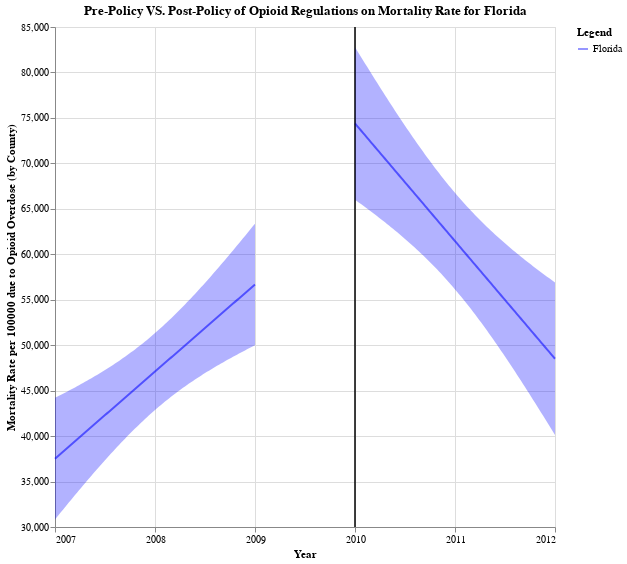

The code cell stored with this chart in its notebook:
### Code cell
# FL plot
pre_fl_fit = plotting_chart(
    2010, "blue", fl_policy_pre, "Prescription_Rate", "Year", legend="Florida", alpha=0.05
)
post_fl_fit = plotting_chart(
    2010, "blue", fl_policy_post, "Prescription_Rate", "Year", legend="Florida", alpha=0.05
)
final = pre_fl_fit + post_fl_fit

final.properties(
    title="Pre-Policy VS. Post-Policy of Opioid Regulations on Mortality Rate for Florida"
)

### Figure 1 — Vega-Lite specification as saved in the notebook (floating-point values rounded to 4 significant figures)
{"config": {"view": {"continuousWidth": 400, "continuousHeight": 300}}, "layer": [{"mark": "errorband", "encoding": {"color": {"value": "blue"}, "x": {"axis": {"format": ".0f", "values": [2003.0, 2004.0, 2005.0, 2006.0, 2007.0, 2008.0, 2009.0, 2010.0, 2011.0, 2012.0, 2013.0, 2014.0, 2015.0]}, "field": "Year", "type": "quantitative"}, "y": {"field": "ci_low", "scale": {"zero": false}, "title": "Mortality Rate per 100000 due to Opioid Overdose (by County)", "type": "quantitative"}, "y2": {"field": "ci_high"}}}, {"mark": "line", "encoding": {"color": {"value": "blue"}, "opacity": {"field": "Treat", "legend": {"title": "Legend"}, "type": "nominal"}, "x": {"field": "Year", "type": "quantitative"}, "y": {"field": "Prescription_Rate", "type": "quantitative"}}}, {"data": {"name": "data-0b1d64bcca168388b4bc524da00f7b2f"}, "mark": {"type": "rule", "color": "black"}, "encoding": {"x": {"axis": {"values": [2003.0, 2004.0, 2005.0, 2006.0, 2007.0, 2008.0, 2009.0, 2010.0, 2011.0, 2012.0, 2013.0, 2014.0, 2015.0]}, "field": "Year", "title": "Year", "type": "quantitative"}}}, {"layer": [{"mark": "errorband", "encoding": {"color": {"value": "blue"}, "x": {"axis": {"format": ".0f", "values": [2003.0, 2004.0, 2005.0, 2006.0, 2007.0, 2008.0, 2009.0, 2010.0, 2011.0, 2012.0, 2013.0, 2014.0, 2015.0]}, "field": "Year", "type": "quantitative"}, "y": {"field": "ci_low", "scale": {"zero": false}, "title": "Mortality Rate per 100000 due to Opioid Overdose (by County)", "type": "quantitative"}, "y2": {"field": "ci_high"}}}, {"mark": "line", "encoding": {"color": {"value": "blue"}, "opacity": {"field": "Treat", "legend": {"title": "Legend"}, "type": "nominal"}, "x": {"field": "Year", "type": "quantitative"}, "y": {"field": "Prescription_Rate", "type": "quantitative"}}}, {"data": {"name": "data-0b1d64bcca168388b4bc524da00f7b2f"}, "mark": {"type": "rule", "color": "black"}, "encoding": {"x": {"axis": {"values": [2003.0, 2004.0, 2005.0, 2006.0, 2007.0, 2008.0, 2009.0, 2010.0, 2011.0, 2012.0, 2013.0, 2014.0, 2015.0]}, "field": "Year", "title": "Year", "type": "quantitative"}}}], "data": {"name": "data-ea8cd2fe27316dc803735e41b7eda810"}, "height": 500, "width": 500}], "data": {"name": "data-e8caad50939388db656ccdaaa385065d"}, "height": 500, "title": "Pre-Policy VS. Post-Policy of Opioid Regulations on Mortality Rate for Florida", "width": 500, "$schema": "https://vega.github.io/schema/vega-lite/v4.17.0.json", "datasets": {"data-e8caad50939388db656ccdaaa385065d": [{"Year": 2007.0, "Prescription_Rate": 37520.0, "ci_low": 30830.0, "ci_high": 44210.0, "Treat": "Florida"}, {"Year": 2007.0, "Prescription_Rate": 37710.0, "ci_low": 31100.0, "ci_high": 44320.0, "Treat": "Florida"}, {"Year": 2007.0, "Prescription_Rate": 37900.0, "ci_low": 31370.0, "ci_high": 44430.0, "Treat": "Florida"}, {"Year": 2007.0, "Prescription_Rate": 38090.0, "ci_low": 31640.0, "ci_high": 44540.0, "Treat": "Florida"}, {"Year": 2007.0, "Prescription_Rate": 38280.0, "ci_low": 31910.0, "ci_high": 44660.0, "Treat": "Florida"}, {"Year": 2007.0, "Prescription_Rate": 38470.0, "ci_low": 32180.0, "ci_high": 44770.0, "Treat": "Florida"}, {"Year": 2007.0, "Prescription_Rate": 38670.0, "ci_low": 32450.0, "ci_high": 44890.0, "Treat": "Florida"}, {"Year": 2007.0, "Prescription_Rate": 38860.0, "ci_low": 32710.0, "ci_high": 45000.0, "Treat": "Florida"}, {"Year": 2007.0, "Prescription_Rate": 39050.0, "ci_low": 32980.0, "ci_high": 45120.0, "Treat": "Florida"}, {"Year": 2007.0, "Prescription_Rate": 39240.0, "ci_low": 33240.0, "ci_high": 45240.0, "Treat": "Florida"}, {"Year": 2007.0, "Prescription_Rate": 39430.0, "ci_low": 33510.0, "ci_high": 45360.0, "Treat": "Florida"}, {"Year": 2007.0, "Prescription_Rate": 39620.0, "ci_low": 33770.0, "ci_high": 45480.0, "Treat": "Florida"}, {"Year": 2007.0, "Prescription_Rate": 39820.0, "ci_low": 34040.0, "ci_high": 45600.0, "Treat": "Florida"}, {"Year": 2007.0, "Prescription_Rate": 40010.0, "ci_low": 34300.0, "ci_high": 45720.0, "Treat": "Florida"}, {"Year": 2007.0, "Prescription_Rate": 40200.0, "ci_low": 34560.0, "ci_high": 45840.0, "Treat": "Florida"}, {"Year": 2007.0, "Prescription_Rate": 40390.0, "ci_low": 34820.0, "ci_high": 45960.0, "Treat": "Florida"}, {"Year": 2007.0, "Prescription_Rate": 40580.0, "ci_low": 35080.0, "ci_high": 46090.0, "Treat": "Florida"}, {"Year": 2007.0, "Prescription_Rate": 40770.0, "ci_low": 35330.0, "ci_high": 46210.0, "Treat": "Florida"}, {"Year": 2007.0, "Prescription_Rate": 40970.0, "ci_low": 35590.0, "ci_high": 46340.0, "Treat": "Florida"}, {"Year": 2007.0, "Prescription_Rate": 41160.0, "ci_low": 35840.0, "ci_high": 46470.0, "Treat": "Florida"}, {"Year": 2007.0, "Prescription_Rate": 41350.0, "ci_low": 36100.0, "ci_high": 46600.0, "Treat": "Florida"}, {"Year": 2007.0, "Prescription_Rate": 41540.0, "ci_low": 36350.0, "ci_high": 46730.0, "Treat": "Florida"}, {"Year": 2007.0, "Prescription_Rate": 41730.0, "ci_low": 36600.0, "ci_high": 46860.0, "Treat": "Florida"}, {"Year": 2007.0, "Prescription_Rate": 41920.0, "ci_low": 36850.0, "ci_high": 47000.0, "Treat": "Florida"}, {"Year": 2007.0, "Prescription_Rate": 42120.0, "ci_low": 37100.0, "ci_high": 47130.0, "Treat": "Florida"}, {"Year": 2007.0, "Prescription_Rate": 42310.0, "ci_low": 37350.0, "ci_high": 47270.0, "Treat": "Florida"}, {"Year": 2008.0, "Prescription_Rate": 42500.0, "ci_low": 37590.0, "ci_high": 47410.0, "Treat": "Florida"}, {"Year": 2008.0, "Prescription_Rate": 42690.0, "ci_low": 37830.0, "ci_high": 47550.0, "Treat": "Florida"}, {"Year": 2008.0, "Prescription_Rate": 42880.0, "ci_low": 38080.0, "ci_high": 47690.0, "Treat": "Florida"}, {"Year": 2008.0, "Prescription_Rate": 43070.0, "ci_low": 38320.0, "ci_high": 47830.0, "Treat": "Florida"}, {"Year": 2008.0, "Prescription_Rate": 43270.0, "ci_low": 38550.0, "ci_high": 47980.0, "Treat": "Florida"}, {"Year": 2008.0, "Prescription_Rate": 43460.0, "ci_low": 38790.0, "ci_high": 48120.0, "Treat": "Florida"}, {"Year": 2008.0, "Prescription_Rate": 43650.0, "ci_low": 39020.0, "ci_high": 48270.0, "Treat": "Florida"}, {"Year": 2008.0, "Prescription_Rate": 43840.0, "ci_low": 39260.0, "ci_high": 48420.0, "Treat": "Florida"}, {"Year": 2008.0, "Prescription_Rate": 44030.0, "ci_low": 39490.0, "ci_high": 48580.0, "Treat": "Florida"}, {"Year": 2008.0, "Prescription_Rate": 44220.0, "ci_low": 39720.0, "ci_high": 48730.0, "Treat": "Florida"}, {"Year": 2008.0, "Prescription_Rate": 44420.0, "ci_low": 39940.0, "ci_high": 48890.0, "Treat": "Florida"}, {"Year": 2008.0, "Prescription_Rate": 44610.0, "ci_low": 40170.0, "ci_high": 49050.0, "Treat": "Florida"}, {"Year": 2008.0, "Prescription_Rate": 44800.0, "ci_low": 40390.0, "ci_high": 49210.0, "Treat": "Florida"}, {"Year": 2008.0, "Prescription_Rate": 44990.0, "ci_low": 40610.0, "ci_high": 49370.0, "Treat": "Florida"}, {"Year": 2008.0, "Prescription_Rate": 45180.0, "ci_low": 40830.0, "ci_high": 49540.0, "Treat": "Florida"}, {"Year": 2008.0, "Prescription_Rate": 45370.0, "ci_low": 41040.0, "ci_high": 49710.0, "Treat": "Florida"}, {"Year": 2008.0, "Prescription_Rate": 45570.0, "ci_low": 41250.0, "ci_high": 49880.0, "Treat": "Florida"}, {"Year": 2008.0, "Prescription_Rate": 45760.0, "ci_low": 41460.0, "ci_high": 50050.0, "Treat": "Florida"}, {"Year": 2008.0, "Prescription_Rate": 45950.0, "ci_low": 41670.0, "ci_high": 50230.0, "Treat": "Florida"}, {"Year": 2008.0, "Prescription_Rate": 46140.0, "ci_low": 41880.0, "ci_high": 50400.0, "Treat": "Florida"}, {"Year": 2008.0, "Prescription_Rate": 46330.0, "ci_low": 42080.0, "ci_high": 50580.0, "Treat": "Florida"}, {"Year": 2008.0, "Prescription_Rate": 46520.0, "ci_low": 42280.0, "ci_high": 50770.0, "Treat": "Florida"}, {"Year": 2008.0, "Prescription_Rate": 46720.0, "ci_low": 42480.0, "ci_high": 50950.0, "Treat": "Florida"}, {"Year": 2008.0, "Prescription_Rate": 46910.0, "ci_low": 42670.0, "ci_high": 51140.0, "Treat": "Florida"}, {"Year": 2008.0, "Prescription_Rate": 47100.0, "ci_low": 42870.0, "ci_high": 51330.0, "Treat": "Florida"}, {"Year": 2008.0, "Prescription_Rate": 47290.0, "ci_low": 43060.0, "ci_high": 51520.0, "Treat": "Florida"}, {"Year": 2008.0, "Prescription_Rate": 47480.0, "ci_low": 43250.0, "ci_high": 51720.0, "Treat": "Florida"}, {"Year": 2008.0, "Prescription_Rate": 47670.0, "ci_low": 43430.0, "ci_high": 51920.0, "Treat": "Florida"}, {"Year": 2008.0, "Prescription_Rate": 47870.0, "ci_low": 43610.0, "ci_high": 52120.0, "Treat": "Florida"}, {"Year": 2008.0, "Prescription_Rate": 48060.0, "ci_low": 43790.0, "ci_high": 52320.0, "Treat": "Florida"}, {"Year": 2008.0, "Prescription_Rate": 48250.0, "ci_low": 43970.0, "ci_high": 52520.0, "Treat": "Florida"}, {"Year": 2008.0, "Prescription_Rate": 48440.0, "ci_low": 44150.0, "ci_high": 52730.0, "Treat": "Florida"}, {"Year": 2008.0, "Prescription_Rate": 48630.0, "ci_low": 44320.0, "ci_high": 52940.0, "Treat": "Florida"}, {"Year": 2008.0, "Prescription_Rate": 48820.0, "ci_low": 44490.0, "ci_high": 53160.0, "Treat": "Florida"}, {"Year": 2008.0, "Prescription_Rate": 49010.0, "ci_low": 44660.0, "ci_high": 53370.0, "Treat": "Florida"}, {"Year": 2008.0, "Prescription_Rate": 49210.0, "ci_low": 44820.0, "ci_high": 53590.0, "Treat": "Florida"}, {"Year": 2008.0, "Prescription_Rate": 49400.0, "ci_low": 44990.0, "ci_high": 53810.0, "Treat": "Florida"}, {"Year": 2008.0, "Prescription_Rate": 49590.0, "ci_low": 45150.0, "ci_high": 54030.0, "Treat": "Florida"}, {"Year": 2008.0, "Prescription_Rate": 49780.0, "ci_low": 45310.0, "ci_high": 54250.0, "Treat": "Florida"}, {"Year": 2008.0, "Prescription_Rate": 49970.0, "ci_low": 45470.0, "ci_high": 54480.0, "Treat": "Florida"}, {"Year": 2008.0, "Prescription_Rate": 50160.0, "ci_low": 45620.0, "ci_high": 54710.0, "Treat": "Florida"}, {"Year": 2008.0, "Prescription_Rate": 50360.0, "ci_low": 45770.0, "ci_high": 54940.0, "Treat": "Florida"}, {"Year": 2008.0, "Prescription_Rate": 50550.0, "ci_low": 45920.0, "ci_high": 55170.0, "Treat": "Florida"}, {"Year": 2008.0, "Prescription_Rate": 50740.0, "ci_low": 46070.0, "ci_high": 55410.0, "Treat": "Florida"}, {"Year": 2008.0, "Prescription_Rate": 50930.0, "ci_low": 46220.0, "ci_high": 55640.0, "Treat": "Florida"}, {"Year": 2008.0, "Prescription_Rate": 51120.0, "ci_low": 46360.0, "ci_high": 55880.0, "Treat": "Florida"}, {"Year": 2008.0, "Prescription_Rate": 51310.0, "ci_low": 46510.0, "ci_high": 56120.0, "Treat": "Florida"}, {"Year": 2008.0, "Prescription_Rate": 51510.0, "ci_low": 46650.0, "ci_high": 56360.0, "Treat": "Florida"}, {"Year": 2008.0, "Prescription_Rate": 51700.0, "ci_low": 46790.0, "ci_high": 56610.0, "Treat": "Florida"}, {"Year": 2008.0, "Prescription_Rate": 51890.0, "ci_low": 46930.0, "ci_high": 56850.0, "Treat": "Florida"}, {"Year": 2009.0, "Prescription_Rate": 52080.0, "ci_low": 47060.0, "ci_high": 57100.0, "Treat": "Florida"}, {"Year": 2009.0, "Prescription_Rate": 52270.0, "ci_low": 47200.0, "ci_high": 57350.0, "Treat": "Florida"}, {"Year": 2009.0, "Prescription_Rate": 52460.0, "ci_low": 47330.0, "ci_high": 57600.0, "Treat": "Florida"}, {"Year": 2009.0, "Prescription_Rate": 52660.0, "ci_low": 47470.0, "ci_high": 57850.0, "Treat": "Florida"}, {"Year": 2009.0, "Prescription_Rate": 52850.0, "ci_low": 47600.0, "ci_high": 58100.0, "Treat": "Florida"}, {"Year": 2009.0, "Prescription_Rate": 53040.0, "ci_low": 47730.0, "ci_high": 58350.0, "Treat": "Florida"}, {"Year": 2009.0, "Prescription_Rate": 53230.0, "ci_low": 47860.0, "ci_high": 58610.0, "Treat": "Florida"}, {"Year": 2009.0, "Prescription_Rate": 53420.0, "ci_low": 47980.0, "ci_high": 58860.0, "Treat": "Florida"}, {"Year": 2009.0, "Prescription_Rate": 53610.0, "ci_low": 48110.0, "ci_high": 59120.0, "Treat": "Florida"}, {"Year": 2009.0, "Prescription_Rate": 53810.0, "ci_low": 48230.0, "ci_high": 59380.0, "Treat": "Florida"}, {"Year": 2009.0, "Prescription_Rate": 54000.0, "ci_low": 48360.0, "ci_high": 59640.0, "Treat": "Florida"}, {"Year": 2009.0, "Prescription_Rate": 54190.0, "ci_low": 48480.0, "ci_high": 59900.0, "Treat": "Florida"}, {"Year": 2009.0, "Prescription_Rate": 54380.0, "ci_low": 48600.0, "ci_high": 60160.0, "Treat": "Florida"}, {"Year": 2009.0, "Prescription_Rate": 54570.0, "ci_low": 48720.0, "ci_high": 60420.0, "Treat": "Florida"}, {"Year": 2009.0, "Prescription_Rate": 54760.0, "ci_low": 48840.0, "ci_high": 60690.0, "Treat": "Florida"}, {"Year": 2009.0, "Prescription_Rate": 54960.0, "ci_low": 48960.0, "ci_high": 60950.0, "Treat": "Florida"}, {"Year": 2009.0, "Prescription_Rate": 55150.0, "ci_low": 49080.0, "ci_high": 61220.0, "Treat": "Florida"}, {"Year": 2009.0, "Prescription_Rate": 55340.0, "ci_low": 49190.0, "ci_high": 61480.0, "Treat": "Florida"}, {"Year": 2009.0, "Prescription_Rate": 55530.0, "ci_low": 49310.0, "ci_high": 61750.0, "Treat": "Florida"}, {"Year": 2009.0, "Prescription_Rate": 55720.0, "ci_low": 49430.0, "ci_high": 62020.0, "Treat": "Florida"}, {"Year": 2009.0, "Prescription_Rate": 55910.0, "ci_low": 49540.0, "ci_high": 62290.0, "Treat": "Florida"}, {"Year": 2009.0, "Prescription_Rate": 56110.0, "ci_low": 49650.0, "ci_high": 62560.0, "Treat": "Florida"}, {"Year": 2009.0, "Prescription_Rate": 56300.0, "ci_low": 49770.0, "ci_high": 62830.0, "Treat": "Florida"}, {"Year": 2009.0, "Prescription_Rate": 56490.0, "ci_low": 49880.0, "ci_high": 63100.0, "Treat": "Florida"}, {"Year": 2009.0, "Prescription_Rate": 56680.0, "ci_low": 49990.0, "ci_high": 63370.0, "Treat": "Florida"}], "data-0b1d64bcca168388b4bc524da00f7b2f": [{"Year": 2010}], "data-ea8cd2fe27316dc803735e41b7eda810": [{"Year": 2010.0, "Prescription_Rate": 74390.0, "ci_low": 65990.0, "ci_high": 82780.0, "Treat": "Florida"}, {"Year": 2010.0, "Prescription_Rate": 74130.0, "ci_low": 65840.0, "ci_high": 82420.0, "Treat": "Florida"}, {"Year": 2010.0, "Prescription_Rate": 73870.0, "ci_low": 65680.0, "ci_high": 82070.0, "Treat": "Florida"}, {"Year": 2010.0, "Prescription_Rate": 73610.0, "ci_low": 65520.0, "ci_high": 81710.0, "Treat": "Florida"}, {"Year": 2010.0, "Prescription_Rate": 73350.0, "ci_low": 65360.0, "ci_high": 81350.0, "Treat": "Florida"}, {"Year": 2010.0, "Prescription_Rate": 73100.0, "ci_low": 65190.0, "ci_high": 81000.0, "Treat": "Florida"}, {"Year": 2010.0, "Prescription_Rate": 72840.0, "ci_low": 65030.0, "ci_high": 80640.0, "Treat": "Florida"}, {"Year": 2010.0, "Prescription_Rate": 72580.0, "ci_low": 64870.0, "ci_high": 80290.0, "Treat": "Florida"}, {"Year": 2010.0, "Prescription_Rate": 72320.0, "ci_low": 64700.0, "ci_high": 79940.0, "Treat": "Florida"}, {"Year": 2010.0, "Prescription_Rate": 72060.0, "ci_low": 64530.0, "ci_high": 79580.0, "Treat": "Florida"}, {"Year": 2010.0, "Prescription_Rate": 71800.0, "ci_low": 64370.0, "ci_high": 79230.0, "Treat": "Florida"}, {"Year": 2010.0, "Prescription_Rate": 71540.0, "ci_low": 64200.0, "ci_high": 78880.0, "Treat": "Florida"}, {"Year": 2010.0, "Prescription_Rate": 71280.0, "ci_low": 64030.0, "ci_high": 78540.0, "Treat": "Florida"}, {"Year": 2010.0, "Prescription_Rate": 71020.0, "ci_low": 63860.0, "ci_high": 78190.0, "Treat": "Florida"}, {"Year": 2010.0, "Prescription_Rate": 70770.0, "ci_low": 63690.0, "ci_high": 77840.0, "Treat": "Florida"}, {"Year": 2010.0, "Prescription_Rate": 70510.0, "ci_low": 63510.0, "ci_high": 77500.0, "Treat": "Florida"}, {"Year": 2010.0, "Prescription_Rate": 70250.0, "ci_low": 63340.0, "ci_high": 77160.0, "Treat": "Florida"}, {"Year": 2010.0, "Prescription_Rate": 69990.0, "ci_low": 63160.0, "ci_high": 76820.0, "Treat": "Florida"}, {"Year": 2010.0, "Prescription_Rate": 69730.0, "ci_low": 62980.0, "ci_high": 76480.0, "Treat": "Florida"}, {"Year": 2010.0, "Prescription_Rate": 69470.0, "ci_low": 62800.0, "ci_high": 76140.0, "Treat": "Florida"}, {"Year": 2010.0, "Prescription_Rate": 69210.0, "ci_low": 62620.0, "ci_high": 75800.0, "Treat": "Florida"}, {"Year": 2010.0, "Prescription_Rate": 68950.0, "ci_low": 62440.0, "ci_high": 75470.0, "Treat": "Florida"}, {"Year": 2010.0, "Prescription_Rate": 68690.0, "ci_low": 62260.0, "ci_high": 75130.0, "Treat": "Florida"}, {"Year": 2010.0, "Prescription_Rate": 68440.0, "ci_low": 62070.0, "ci_high": 74800.0, "Treat": "Florida"}, {"Year": 2010.0, "Prescription_Rate": 68180.0, "ci_low": 61880.0, "ci_high": 74470.0, "Treat": "Florida"}, {"Year": 2010.0, "Prescription_Rate": 67920.0, "ci_low": 61690.0, "ci_high": 74140.0, "Treat": "Florida"}, {"Year": 2011.0, "Prescription_Rate": 67660.0, "ci_low": 61500.0, "ci_high": 73820.0, "Treat": "Florida"}, {"Year": 2011.0, "Prescription_Rate": 67400.0, "ci_low": 61310.0, "ci_high": 73490.0, "Treat": "Florida"}, {"Year": 2011.0, "Prescription_Rate": 67140.0, "ci_low": 61110.0, "ci_high": 73170.0, "Treat": "Florida"}, {"Year": 2011.0, "Prescription_Rate": 66880.0, "ci_low": 60910.0, "ci_high": 72850.0, "Treat": "Florida"}, {"Year": 2011.0, "Prescription_Rate": 66620.0, "ci_low": 60710.0, "ci_high": 72540.0, "Treat": "Florida"}, {"Year": 2011.0, "Prescription_Rate": 66370.0, "ci_low": 60510.0, "ci_high": 72220.0, "Treat": "Florida"}, {"Year": 2011.0, "Prescription_Rate": 66110.0, "ci_low": 60300.0, "ci_high": 71910.0, "Treat": "Florida"}, {"Year": 2011.0, "Prescription_Rate": 65850.0, "ci_low": 60100.0, "ci_high": 71600.0, "Treat": "Florida"}, {"Year": 2011.0, "Prescription_Rate": 65590.0, "ci_low": 59890.0, "ci_high": 71290.0, "Treat": "Florida"}, {"Year": 2011.0, "Prescription_Rate": 65330.0, "ci_low": 59670.0, "ci_high": 70990.0, "Treat": "Florida"}, {"Year": 2011.0, "Prescription_Rate": 65070.0, "ci_low": 59460.0, "ci_high": 70680.0, "Treat": "Florida"}, {"Year": 2011.0, "Prescription_Rate": 64810.0, "ci_low": 59240.0, "ci_high": 70380.0, "Treat": "Florida"}, {"Year": 2011.0, "Prescription_Rate": 64550.0, "ci_low": 59020.0, "ci_high": 70090.0, "Treat": "Florida"}, {"Year": 2011.0, "Prescription_Rate": 64290.0, "ci_low": 58800.0, "ci_high": 69790.0, "Treat": "Florida"}, {"Year": 2011.0, "Prescription_Rate": 64040.0, "ci_low": 58570.0, "ci_high": 69500.0, "Treat": "Florida"}, {"Year": 2011.0, "Prescription_Rate": 63780.0, "ci_low": 58340.0, "ci_high": 69210.0, "Treat": "Florida"}, {"Year": 2011.0, "Prescription_Rate": 63520.0, "ci_low": 58110.0, "ci_high": 68930.0, "Treat": "Florida"}, {"Year": 2011.0, "Prescription_Rate": 63260.0, "ci_low": 57870.0, "ci_high": 68650.0, "Treat": "Florida"}, {"Year": 2011.0, "Prescription_Rate": 63000.0, "ci_low": 57630.0, "ci_high": 68370.0, "Treat": "Florida"}, {"Year": 2011.0, "Prescription_Rate": 62740.0, "ci_low": 57390.0, "ci_high": 68090.0, "Treat": "Florida"}, {"Year": 2011.0, "Prescription_Rate": 62480.0, "ci_low": 57150.0, "ci_high": 67820.0, "Treat": "Florida"}, {"Year": 2011.0, "Prescription_Rate": 62220.0, "ci_low": 56900.0, "ci_high": 67550.0, "Treat": "Florida"}, {"Year": 2011.0, "Prescription_Rate": 61970.0, "ci_low": 56650.0, "ci_high": 67280.0, "Treat": "Florida"}, {"Year": 2011.0, "Prescription_Rate": 61710.0, "ci_low": 56400.0, "ci_high": 67020.0, "Treat": "Florida"}, {"Year": 2011.0, "Prescription_Rate": 61450.0, "ci_low": 56140.0, "ci_high": 66760.0, "Treat": "Florida"}, {"Year": 2011.0, "Prescription_Rate": 61190.0, "ci_low": 55880.0, "ci_high": 66500.0, "Treat": "Florida"}, {"Year": 2011.0, "Prescription_Rate": 60930.0, "ci_low": 55610.0, "ci_high": 66250.0, "Treat": "Florida"}, {"Year": 2011.0, "Prescription_Rate": 60670.0, "ci_low": 55350.0, "ci_high": 65990.0, "Treat": "Florida"}, {"Year": 2011.0, "Prescription_Rate": 60410.0, "ci_low": 55080.0, "ci_high": 65750.0, "Treat": "Florida"}, {"Year": 2011.0, "Prescription_Rate": 60150.0, "ci_low": 54800.0, "ci_high": 65500.0, "Treat": "Florida"}, {"Year": 2011.0, "Prescription_Rate": 59890.0, "ci_low": 54530.0, "ci_high": 65260.0, "Treat": "Florida"}, {"Year": 2011.0, "Prescription_Rate": 59640.0, "ci_low": 54250.0, "ci_high": 65020.0, "Treat": "Florida"}, {"Year": 2011.0, "Prescription_Rate": 59380.0, "ci_low": 53970.0, "ci_high": 64790.0, "Treat": "Florida"}, {"Year": 2011.0, "Prescription_Rate": 59120.0, "ci_low": 53680.0, "ci_high": 64550.0, "Treat": "Florida"}, {"Year": 2011.0, "Prescription_Rate": 58860.0, "ci_low": 53390.0, "ci_high": 64330.0, "Treat": "Florida"}, {"Year": 2011.0, "Prescription_Rate": 58600.0, "ci_low": 53100.0, "ci_high": 64100.0, "Treat": "Florida"}, {"Year": 2011.0, "Prescription_Rate": 58340.0, "ci_low": 52810.0, "ci_high": 63880.0, "Treat": "Florida"}, {"Year": 2011.0, "Prescription_Rate": 58080.0, "ci_low": 52510.0, "ci_high": 63650.0, "Treat": "Florida"}, {"Year": 2011.0, "Prescription_Rate": 57820.0, "ci_low": 52210.0, "ci_high": 63440.0, "Treat": "Florida"}, {"Year": 2011.0, "Prescription_Rate": 57560.0, "ci_low": 51910.0, "ci_high": 63220.0, "Treat": "Florida"}, {"Year": 2011.0, "Prescription_Rate": 57310.0, "ci_low": 51600.0, "ci_high": 63010.0, "Treat": "Florida"}, {"Year": 2011.0, "Prescription_Rate": 57050.0, "ci_low": 51300.0, "ci_high": 62800.0, "Treat": "Florida"}, {"Year": 2011.0, "Prescription_Rate": 56790.0, "ci_low": 50990.0, "ci_high": 62590.0, "Treat": "Florida"}, {"Year": 2011.0, "Prescription_Rate": 56530.0, "ci_low": 50670.0, "ci_high": 62390.0, "Treat": "Florida"}, {"Year": 2011.0, "Prescription_Rate": 56270.0, "ci_low": 50360.0, "ci_high": 62180.0, "Treat": "Florida"}, {"Year": 2011.0, "Prescription_Rate": 56010.0, "ci_low": 50040.0, "ci_high": 61980.0, "Treat": "Florida"}, {"Year": 2011.0, "Prescription_Rate": 55750.0, "ci_low": 49720.0, "ci_high": 61780.0, "Treat": "Florida"}, {"Year": 2011.0, "Prescription_Rate": 55490.0, "ci_low": 49400.0, "ci_high": 61590.0, "Treat": "Florida"}, {"Year": 2011.0, "Prescription_Rate": 55240.0, "ci_low": 49080.0, "ci_high": 61390.0, "Treat": "Florida"}, {"Year": 2011.0, "Prescription_Rate": 54980.0, "ci_low": 48750.0, "ci_high": 61200.0, "Treat": "Florida"}, {"Year": 2012.0, "Prescription_Rate": 54720.0, "ci_low": 48420.0, "ci_high": 61010.0, "Treat": "Florida"}, {"Year": 2012.0, "Prescription_Rate": 54460.0, "ci_low": 48090.0, "ci_high": 60820.0, "Treat": "Florida"}, {"Year": 2012.0, "Prescription_Rate": 54200.0, "ci_low": 47760.0, "ci_high": 60640.0, "Treat": "Florida"}, {"Year": 2012.0, "Prescription_Rate": 53940.0, "ci_low": 47430.0, "ci_high": 60450.0, "Treat": "Florida"}, {"Year": 2012.0, "Prescription_Rate": 53680.0, "ci_low": 47090.0, "ci_high": 60270.0, "Treat": "Florida"}, {"Year": 2012.0, "Prescription_Rate": 53420.0, "ci_low": 46760.0, "ci_high": 60090.0, "Treat": "Florida"}, {"Year": 2012.0, "Prescription_Rate": 53160.0, "ci_low": 46420.0, "ci_high": 59910.0, "Treat": "Florida"}, {"Year": 2012.0, "Prescription_Rate": 52910.0, "ci_low": 46080.0, "ci_high": 59730.0, "Treat": "Florida"}, {"Year": 2012.0, "Prescription_Rate": 52650.0, "ci_low": 45740.0, "ci_high": 59560.0, "Treat": "Florida"}, {"Year": 2012.0, "Prescription_Rate": 52390.0, "ci_low": 45390.0, "ci_high": 59380.0, "Treat": "Florida"}, {"Year": 2012.0, "Prescription_Rate": 52130.0, "ci_low": 45050.0, "ci_high": 59210.0, "Treat": "Florida"}, {"Year": 2012.0, "Prescription_Rate": 51870.0, "ci_low": 44700.0, "ci_high": 59040.0, "Treat": "Florida"}, {"Year": 2012.0, "Prescription_Rate": 51610.0, "ci_low": 44360.0, "ci_high": 58860.0, "Treat": "Florida"}, {"Year": 2012.0, "Prescription_Rate": 51350.0, "ci_low": 44010.0, "ci_high": 58700.0, "Treat": "Florida"}, {"Year": 2012.0, "Prescription_Rate": 51090.0, "ci_low": 43660.0, "ci_high": 58530.0, "Treat": "Florida"}, {"Year": 2012.0, "Prescription_Rate": 50840.0, "ci_low": 43310.0, "ci_high": 58360.0, "Treat": "Florida"}, {"Year": 2012.0, "Prescription_Rate": 50580.0, "ci_low": 42960.0, "ci_high": 58190.0, "Treat": "Florida"}, {"Year": 2012.0, "Prescription_Rate": 50320.0, "ci_low": 42610.0, "ci_high": 58030.0, "Treat": "Florida"}, {"Year": 2012.0, "Prescription_Rate": 50060.0, "ci_low": 42250.0, "ci_high": 57860.0, "Treat": "Florida"}, {"Year": 2012.0, "Prescription_Rate": 49800.0, "ci_low": 41900.0, "ci_high": 57700.0, "Treat": "Florida"}, {"Year": 2012.0, "Prescription_Rate": 49540.0, "ci_low": 41540.0, "ci_high": 57540.0, "Treat": "Florida"}, {"Year": 2012.0, "Prescription_Rate": 49280.0, "ci_low": 41190.0, "ci_high": 57380.0, "Treat": "Florida"}, {"Year": 2012.0, "Prescription_Rate": 49020.0, "ci_low": 40830.0, "ci_high": 57220.0, "Treat": "Florida"}, {"Year": 2012.0, "Prescription_Rate": 48760.0, "ci_low": 40470.0, "ci_high": 57060.0, "Treat": "Florida"}, {"Year": 2012.0, "Prescription_Rate": 48510.0, "ci_low": 40110.0, "ci_high": 56900.0, "Treat": "Florida"}]}}
